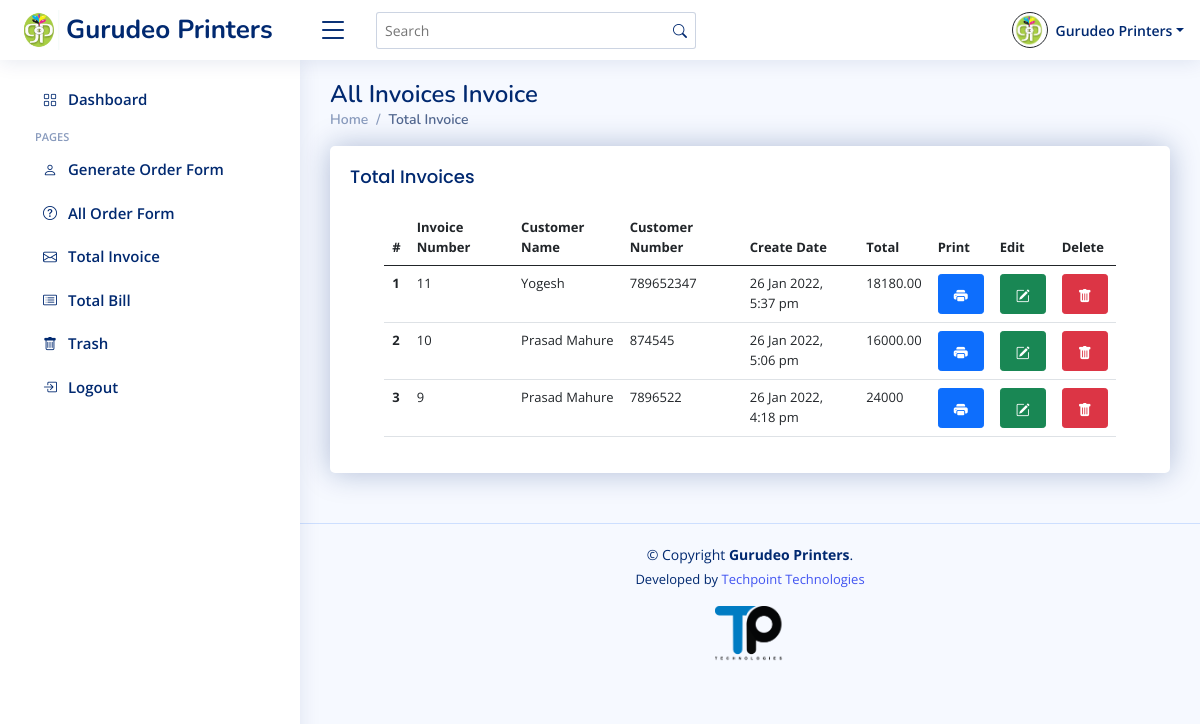
The page /total_invoice.php on the database its author committed.
### tables this page shows
CREATE TABLE `invoice_details` (
  `id` int(11) NOT NULL,
  `client_name` varchar(255) NOT NULL,
  `client_number` varchar(255) NOT NULL,
  `client_address` varchar(255) NOT NULL,
  `subtotal` varchar(20) NOT NULL,
  `amount_paid` varchar(20) NOT NULL,
  `amount_due` varchar(20) NOT NULL,
  `payment_mode` varchar(50) NOT NULL,
  `note` varchar(300) NOT NULL,
  `tearms_conditions` varchar(10) NOT NULL,
  `date_time` datetime NOT NULL DEFAULT current_timestamp()
);

### total_invoice.php (the view, shortened to what this page needs)
<?php include('header.php') ?>
<?php include('sidebar.php') ?>
<main id="main" class="main">
    <div class="pagetitle">
        <h1>All Invoices Invoice</h1>
        <nav>
            <ol class="breadcrumb">
                <li class="breadcrumb-item"><a href="index.php">Home</a></li>
                <li class="breadcrumb-item active">Total Invoice</li>
            </ol>
        </nav>
    </div>
    <section class="section">
        <div class="row">
            <div class="col-lg-12">
                <div class="card">
                    <div class="card-body">
                        <h5 class="card-title">Total Invoices</h5>
                        <div class="row d-flex justify-content-center">
                            <div class="col-md-11 table-responsive">
                                <table class="table datatable">
                                    <thead>
                                        <tr>
                                            <th scope="col">#</th>
                                            <th scope="col">Invoice Number</th>
                                            <th scope="col">Customer Name</th>
                                            <th scope="col">Customer Number</th>
                                            <th scope="col">Create Date</th>
                                            <th scope="col">Total</th>
                                            <th scope="col">Print</th>
                                            <th scope="col">Edit</th>
                                            <th scope="col">Delete</th>
                                        </tr>
                                    </thead>
                                    <tbody>
                                    <?php
                                    $select = mysqli_query($con, "SELECT * FROM `invoice_details` ORDER BY `id` DESC");
                                        $i = 1;
                                        while($data = mysqli_fetch_array($select)){
                                            $invoiceDate = date("d M Y, g:i a", strtotime($data["date_time"]));
                                        ?>
                                            <tr>
                                            <th scope="row"><?= $i; ?></th>
                                            <td><?= $data['id']; ?></td>
                                            <td><?= $data['client_name']; ?></td>
                                            <td><?= $data['client_number']; ?></td>
                                            <td><?= $invoiceDate ?></td>
                                            <td><?= $data['subtotal']; ?></td>
                                            <td><a href="Print_Invoice?id=<?= $data['id'] ?>" class="btn btn-sm btn-primary fs-5 text-center" title="Print the Invoice"><i class="bi bi-printer-fill"></i></a></td>
                                            <td><a href="Edit_Invoice?id=<?= $data['id'] ?>" class="btn btn-sm btn-success fs-5 text-center" title="Edit the Invoice"><i class="bi bi-pencil-square"></i></a></td>
                                            <td><a href="delete_invoice.php?id=<?= $data['id'] ?>" class="btn btn-sm btn-danger fs-5 text-center" title="Delete the Invoice"><i class="bi bi-trash-fill"></i></a></td>
                                        </tr>
                                        <?php
                                        $i++;
                                        }
                                    ?>
                                    </tbody>
                                </table>
                            </div>
                        </div>
                    </div>
                </div>
            </div>
        </div>
    </section>
    <?php include('footer.php') ?>

### header.php (shortened to what this page needs)
<!DOCTYPE html>
<html lang="en">
<head>
  <link rel="stylesheet" type="text/css" href="print.css" media="print">
  <link rel="stylesheet" href="print.css">
  <link href="assets/vendor/bootstrap/css/bootstrap.min.css" rel="stylesheet">
  <link href="assets/vendor/bootstrap-icons/bootstrap-icons.css" rel="stylesheet">
  <link href="assets/vendor/remixicon/remixicon.css" rel="stylesheet">
  <link href="assets/vendor/boxicons/css/boxicons.min.css" rel="stylesheet">
  <link href="assets/vendor/quill/quill.snow.css" rel="stylesheet">
  <link href="assets/vendor/quill/quill.bubble.css" rel="stylesheet">
  <link href="assets/vendor/simple-datatables/style.css" rel="stylesheet">
  <link rel="stylesheet" href="print.css">
  <link href="assets/css/style.css" rel="stylesheet">
</head>
<body>
  <header id="header" class="header fixed-top d-flex align-items-center">
    <div class="d-flex align-items-center justify-content-between">
      <a href="index.php" class="logo d-flex align-items-center">
        <img src="assets/img/logo2.png" alt="">
        <span class="d-none d-lg-block">Gurudeo Printers</span>
      </a>
      <i class="bi bi-list toggle-sidebar-btn"></i>
    </div>
    <div class="search-bar">
      <form class="search-form d-flex align-items-center" method="POST" action="#">
        <input type="text" name="query" placeholder="Search" title="Enter search keyword">
        <button type="submit" title="Search"><i class="bi bi-search"></i></button>
      </form>
    </div>
    <nav class="header-nav ms-auto">
      <ul class="d-flex align-items-center">
        <li class="nav-item dropdown pe-3">
          <a class="nav-link nav-profile d-flex align-items-center pe-0" href="#" data-bs-toggle="dropdown">
            <img src="assets/img/favicon.png" alt="Profile" class="rounded-circle border border-dark">
            <span class="d-none d-md-block dropdown-toggle ps-2">Gurudeo Printers</span>
          </a>
        </li>
      </ul>
    </nav>
  </header>

### sidebar.php
<aside id="sidebar" class="sidebar">
  <ul class="sidebar-nav" id="sidebar-nav">
    <li class="nav-item">
      <a class="nav-link" href="home">
        <i class="bi bi-grid"></i>
        <span>Dashboard</span>
      </a>
    </li>
    <li class="nav-heading">Pages</li>
    <li class="nav-item">
      <a class="nav-link" href="Create_Invoice">
        <i class="bi bi-person"></i>
        <span>Generate Order Form</span>
      </a>
    </li>
    <li class="nav-item">
      <a class="nav-link" href="All_Order_Form">
        <i class="bi bi-question-circle"></i>
        <span>All Order Form</span>
      </a>
    </li>
    <li class="nav-item">
      <a class="nav-link" href="Total_Invoice">
        <i class="bi bi-envelope"></i>
        <span>Total Invoice</span>
      </a>
    </li>
    <li class="nav-item">
      <a class="nav-link" href="pages-register.php">
        <i class="bi bi-card-list"></i>
        <span>Total Bill</span>
      </a>
    </li>
    <li class="nav-item">
      <a class="nav-link" href="pages-register.php">
        <i class="bi bi-trash"></i>
        <span>Trash</span>
      </a>
    </li>
    <li class="nav-item">
      <a class="nav-link" href="#">
        <i class="bi bi-box-arrow-in-right"></i>
        <span>Logout</span>
      </a>
    </li>
  </ul>
</aside>

### footer.php (shortened to what this page needs)
</main>
<footer id="footer" class="footer">
  <div class="copyright">
    &copy; Copyright <strong><span>Gurudeo Printers</span></strong>.
  </div>
  <div class="credits">
    Developed by <a href="#">Techpoint Technologies</a> <br>
    <img src="assets/img/foot.png" width="70px" class="img-fluid my-3" alt="">
  </div>
</footer>
</body>
</html>

### print.css (style rules this page uses)
@media screen { table, td, th { font-size: 13px; } }
@media screen { i.bi { margin: 0 7px 0 7px; font-size: 14px; } }
@media screen { ul { list-style: none; font-weight: 550; font-size: 12px; } }

### assets/css/style.css (style rules this page uses)
:root { scroll-behavior: smooth; }
body { font-family: "Open Sans", sans-serif; background: #f6f9ff; color: #444444; }
a { color: #4154f1; text-decoration: none; }
h1, h2, h3, h4, h5, h6 { font-family: "Nunito", sans-serif; }
#main { margin-top: 60px; padding: 20px 30px; transition: all 0.3s; }
.pagetitle { margin-bottom: 10px; }
.pagetitle h1 { font-size: 24px; margin-bottom: 0; font-weight: 600; color: #012970; }
.card { margin-bottom: 30px; border: none; border-radius: 5px; box-shadow: 0px 0 30px rgba(1, 42, 112, 0.288); overflow: hidden; }
.card-title { padding: 20px 0 15px 0; font-size: 18px; font-weight: 500; color: #012970; font-family: "Poppins", sans-serif; }
.card-body { padding: 0 20px 20px 20px; }
.breadcrumb { font-size: 14px; font-family: "Nunito", sans-serif; color: #899bbd; font-weight: 600; }
.breadcrumb a { color: #899bbd; transition: 0.3s; }
.breadcrumb .breadcrumb-item::before { color: #899bbd; }
.breadcrumb .active { color: #51678f; font-weight: 600; }
.logo { line-height: 1; }
@media (min-width: 1200px) { .logo { width: 280px; } }
.logo img { max-height: 40px; margin-right: 6px; }
.logo span { font-size: 26px; font-weight: 700; color: #012970; font-family: "Nunito", sans-serif; }
.header { transition: all 0.5s; z-index: 997; height: 60px; box-shadow: 0px 2px 20px rgba(1, 41, 112, 0.1); background-color: #fff; padding-left: 20px; }
.header .toggle-sidebar-btn { font-size: 32px; padding-left: 10px; cursor: pointer; color: #012970; }
.header .search-bar { min-width: 360px; padding: 0 20px; }
.header .search-form { width: 100%; }
.header .search-form input { border: 0; font-size: 14px; color: #012970; border: 1px solid rgba(1, 41, 112, 0.2); padding: 7px 38px 7px 8px; border-radius: 3px; transition: 0.3s; width: 100%; }
.header .search-form button { border: 0; padding: 0; margin-left: -30px; background: none; }
.header .search-form button i { color: #012970; }
.header-nav ul { list-style: none; }
.header-nav > ul { margin: 0; padding: 0; }
.header-nav .nav-profile { color: #012970; }
.header-nav .nav-profile img { max-height: 36px; }
.header-nav .nav-profile span { font-size: 14px; font-weight: 600; }
.sidebar { position: fixed; top: 60px; left: 0; bottom: 0; width: 300px; z-index: 996; transition: all 0.3s; padding: 20px; overflow-y: auto; scrollbar-width: thin; scrollbar-color: #aab7cf transparent; box-shadow: 0px 0px 20px rgba(1, 41, 112, 0.1); background-color: #fff; }
@media (min-width: 1200px) { #main, #footer { margin-left: 300px; } }
.sidebar-nav { padding: 0; margin: 0; list-style: none; }
.sidebar-nav li { padding: 0; margin: 0; list-style: none; }
.sidebar-nav .nav-item { margin-bottom: 5px; }
.sidebar-nav .nav-heading { font-size: 11px; text-transform: uppercase; color: #899bbd; font-weight: 600; margin: 10px 0 5px 15px; }
.sidebar-nav .nav-link { color: #012970; background: #fff; border-radius: 4px; font-size: 15px; font-weight: 600; transition: 0.3; border-radius: 4px; }
.footer { padding: 20px 0; font-size: 14px; transition: all 0.3s; border-top: 1px solid #cddfff; }
.footer .copyright { text-align: center; color: #012970; }
.footer .credits { padding-top: 5px; text-align: center; font-size: 13px; color: #012970; }

### rows shown on the page
invoice_details: id "11", client_name "Yogesh", client_number "789652347", date_time "26 Jan 2022, 5:37 pm", subtotal "18180.00"
invoice_details: id "10", client_name "Prasad Mahure", client_number "874545", date_time "26 Jan 2022, 5:06 pm", subtotal "16000.00"
invoice_details: id "9", client_name "Prasad Mahure", client_number "7896522", date_time "26 Jan 2022, 4:18 pm", subtotal "24000"
